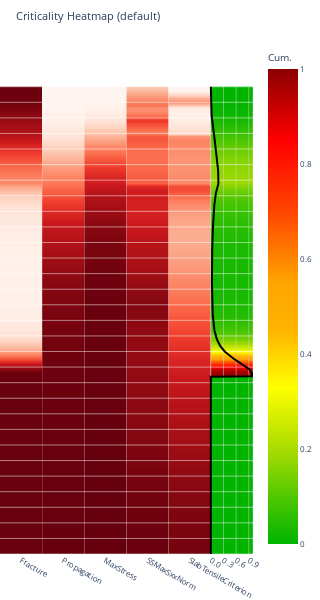
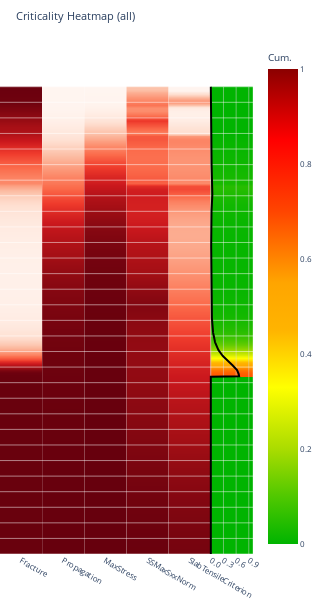
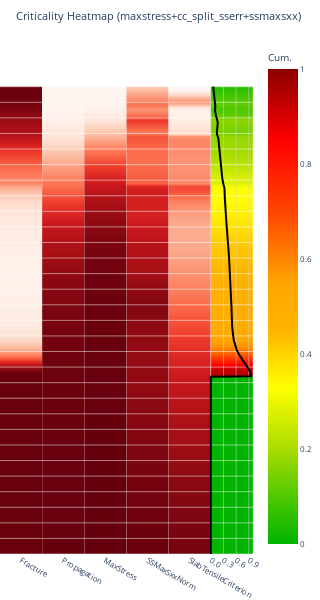
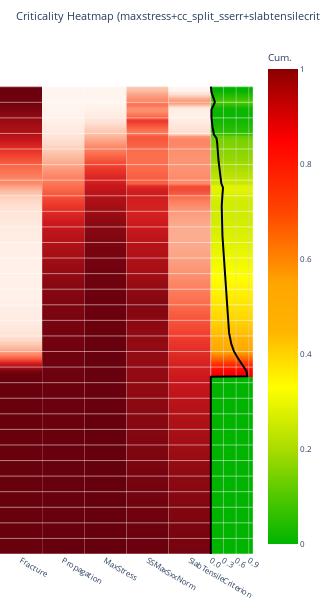

Source (notebook cell) for these figures, in order:
### Code cell
variant_options = [
        "default",
        "all",
        "maxstress+cc_split_sserr+ssmaxsxx",
        "maxstress+cc_split_sserr+slabtensilecriterion",
        "maxstress+cc_split_sserr+ssmaxsxx+slabtensilecriterion",
    ]

for variant in variant_options:
    crit_hm_fig = criticality_heatmap(dataframe, variant=variant)
    crit_hm_fig.show()

### Figure 1 — Plotly figure (JSON) as saved in the notebook; plotly's stock layout.template omitted (floating-point values rounded to 4 significant figures; data arrays with more than 128 entries replaced by an {"elided": "..."} marker saying what was removed)
{"data": [{"colorscale": [[0, "rgb(255,245,240)"], [0.125, "rgb(254,224,210)"], [0.25, "rgb(252,187,161)"], [0.375, "rgb(252,146,114)"], [0.5, "rgb(251,106,74)"], [0.625, "rgb(239,59,44)"], [0.75, "rgb(203,24,29)"], [0.875, "rgb(165,15,21)"], [1, "rgb(103,0,13)"]], "hoverinfo": "skip", "name": "cc", "reversescale": false, "showscale": false, "type": "heatmap", "x": [0, 0.5, 1], "y": {"elided": "1500 float values"}, "z": {"elided": "1500x2 float values"}, "zmax": 1, "zmin": 0}, {"colorscale": [[0, "rgb(255,245,240)"], [0.125, "rgb(254,224,210)"], [0.25, "rgb(252,187,161)"], [0.375, "rgb(252,146,114)"], [0.5, "rgb(251,106,74)"], [0.625, "rgb(239,59,44)"], [0.75, "rgb(203,24,29)"], [0.875, "rgb(165,15,21)"], [1, "rgb(103,0,13)"]], "hoverinfo": "skip", "name": "sserr", "reversescale": false, "showscale": false, "type": "heatmap", "x": [1, 1.5, 2], "y": {"elided": "1500 float values"}, "z": {"elided": "1500x2 float values"}, "zmax": 1, "zmin": 0}, {"colorscale": [[0, "rgb(255,245,240)"], [0.125, "rgb(254,224,210)"], [0.25, "rgb(252,187,161)"], [0.375, "rgb(252,146,114)"], [0.5, "rgb(251,106,74)"], [0.625, "rgb(239,59,44)"], [0.75, "rgb(203,24,29)"], [0.875, "rgb(165,15,21)"], [1, "rgb(103,0,13)"]], "hoverinfo": "skip", "name": "max_stress", "reversescale": false, "showscale": false, "type": "heatmap", "x": [2, 2.5, 3], "y": {"elided": "1500 float values"}, "z": {"elided": "1500x2 float values"}, "zmax": 1, "zmin": 0}, {"colorscale": [[0, "rgb(255,245,240)"], [0.125, "rgb(254,224,210)"], [0.25, "rgb(252,187,161)"], [0.375, "rgb(252,146,114)"], [0.5, "rgb(251,106,74)"], [0.625, "rgb(239,59,44)"], [0.75, "rgb(203,24,29)"], [0.875, "rgb(165,15,21)"], [1, "rgb(103,0,13)"]], "hoverinfo": "skip", "name": "ss_max_Sxx_norm", "reversescale": false, "showscale": false, "type": "heatmap", "x": [3, 3.5, 4], "y": {"elided": "1500 float values"}, "z": {"elided": "1500x2 float values"}, "zmax": 1, "zmin": 0}, {"colorscale": [[0, "rgb(255,245,240)"], [0.125, "rgb(254,224,210)"], [0.25, "rgb(252,187,161)"], [0.375, "rgb(252,146,114)"], [0.5, "rgb(251,106,74)"], [0.625, "rgb(239,59,44)"], [0.75, "rgb(203,24,29)"], [0.875, "rgb(165,15,21)"], [1, "rgb(103,0,13)"]], "hoverinfo": "skip", "name": "slab_tensile_criterion", "reversescale": false, "showscale": false, "type": "heatmap", "x": [4, 4.5, 5], "y": {"elided": "1500 float values"}, "z": {"elided": "1500x2 float values"}, "zmax": 1, "zmin": 0}, {"colorbar": {"title": {"text": "Cum."}}, "colorscale": [[0, "rgb(0,180,0)"], [0.1, "rgb(80,200,0)"], [0.2, "rgb(170,220,0)"], [0.33, "yellow"], [0.45, "rgb(255,180,0)"], [0.55, "orange"], [0.7, "orangered"], [0.85, "red"], [1, "darkred"]], "name": "Combined Criticality", "showscale": true, "type": "heatmap", "x": [5, 5.5, 6], "y": {"elided": "1500 float values"}, "z": {"elided": "1500x2 float values"}, "zmax": 1, "zmin": 0}, {"line": {"color": "lightgrey", "width": 0.5}, "mode": "lines", "showlegend": false, "type": "scatter", "x": [5, 5], "y": [0, 3000]}, {"line": {"color": "lightgrey", "width": 0.5}, "mode": "lines", "showlegend": false, "type": "scatter", "x": [5.3, 5.3], "y": [0, 3000]}, {"line": {"color": "lightgrey", "width": 0.5}, "mode": "lines", "showlegend": false, "type": "scatter", "x": [5.6, 5.6], "y": [0, 3000]}, {"line": {"color": "lightgrey", "width": 0.5}, "mode": "lines", "showlegend": false, "type": "scatter", "x": [5.9, 5.9], "y": [0, 3000]}, {"hoverinfo": "skip", "line": {"color": "white", "width": 0.5}, "mode": "lines", "showlegend": false, "type": "scatter", "x": [0, 6], "y": [0, 0]}, {"hoverinfo": "skip", "line": {"color": "white", "width": 0.5}, "mode": "lines", "showlegend": false, "type": "scatter", "x": [0, 6], "y": [100, 100]}, {"hoverinfo": "skip", "line": {"color": "white", "width": 0.5}, "mode": "lines", "showlegend": false, "type": "scatter", "x": [0, 6], "y": [200, 200]}, {"hoverinfo": "skip", "line": {"color": "white", "width": 0.5}, "mode": "lines", "showlegend": false, "type": "scatter", "x": [0, 6], "y": [300, 300]}, {"hoverinfo": "skip", "line": {"color": "white", "width": 0.5}, "mode": "lines", "showlegend": false, "type": "scatter", "x": [0, 6], "y": [400, 400]}, {"hoverinfo": "skip", "line": {"color": "white", "width": 0.5}, "mode": "lines", "showlegend": false, "type": "scatter", "x": [0, 6], "y": [500, 500]}, {"hoverinfo": "skip", "line": {"color": "white", "width": 0.5}, "mode": "lines", "showlegend": false, "type": "scatter", "x": [0, 6], "y": [600, 600]}, {"hoverinfo": "skip", "line": {"color": "white", "width": 0.5}, "mode": "lines", "showlegend": false, "type": "scatter", "x": [0, 6], "y": [700, 700]}, {"hoverinfo": "skip", "line": {"color": "white", "width": 0.5}, "mode": "lines", "showlegend": false, "type": "scatter", "x": [0, 6], "y": [800, 800]}, {"hoverinfo": "skip", "line": {"color": "white", "width": 0.5}, "mode": "lines", "showlegend": false, "type": "scatter", "x": [0, 6], "y": [900, 900]}, {"hoverinfo": "skip", "line": {"color": "white", "width": 0.5}, "mode": "lines", "showlegend": false, "type": "scatter", "x": [0, 6], "y": [1000, 1000]}, {"hoverinfo": "skip", "line": {"color": "white", "width": 0.5}, "mode": "lines", "showlegend": false, "type": "scatter", "x": [0, 6], "y": [1100, 1100]}, {"hoverinfo": "skip", "line": {"color": "white", "width": 0.5}, "mode": "lines", "showlegend": false, "type": "scatter", "x": [0, 6], "y": [1200, 1200]}, {"hoverinfo": "skip", "line": {"color": "white", "width": 0.5}, "mode": "lines", "showlegend": false, "type": "scatter", "x": [0, 6], "y": [1300, 1300]}, {"hoverinfo": "skip", "line": {"color": "white", "width": 0.5}, "mode": "lines", "showlegend": false, "type": "scatter", "x": [0, 6], "y": [1400, 1400]}, {"hoverinfo": "skip", "line": {"color": "white", "width": 0.5}, "mode": "lines", "showlegend": false, "type": "scatter", "x": [0, 6], "y": [1500, 1500]}, {"hoverinfo": "skip", "line": {"color": "white", "width": 0.5}, "mode": "lines", "showlegend": false, "type": "scatter", "x": [0, 6], "y": [1600, 1600]}, {"hoverinfo": "skip", "line": {"color": "white", "width": 0.5}, "mode": "lines", "showlegend": false, "type": "scatter", "x": [0, 6], "y": [1700, 1700]}, {"hoverinfo": "skip", "line": {"color": "white", "width": 0.5}, "mode": "lines", "showlegend": false, "type": "scatter", "x": [0, 6], "y": [1800, 1800]}, {"hoverinfo": "skip", "line": {"color": "white", "width": 0.5}, "mode": "lines", "showlegend": false, "type": "scatter", "x": [0, 6], "y": [1900, 1900]}, {"hoverinfo": "skip", "line": {"color": "white", "width": 0.5}, "mode": "lines", "showlegend": false, "type": "scatter", "x": [0, 6], "y": [2000, 2000]}, {"hoverinfo": "skip", "line": {"color": "white", "width": 0.5}, "mode": "lines", "showlegend": false, "type": "scatter", "x": [0, 6], "y": [2100, 2100]}, {"hoverinfo": "skip", "line": {"color": "white", "width": 0.5}, "mode": "lines", "showlegend": false, "type": "scatter", "x": [0, 6], "y": [2200, 2200]}, {"hoverinfo": "skip", "line": {"color": "white", "width": 0.5}, "mode": "lines", "showlegend": false, "type": "scatter", "x": [0, 6], "y": [2300, 2300]}, {"hoverinfo": "skip", "line": {"color": "white", "width": 0.5}, "mode": "lines", "showlegend": false, "type": "scatter", "x": [0, 6], "y": [2400, 2400]}, {"hoverinfo": "skip", "line": {"color": "white", "width": 0.5}, "mode": "lines", "showlegend": false, "type": "scatter", "x": [0, 6], "y": [2500, 2500]}, {"hoverinfo": "skip", "line": {"color": "white", "width": 0.5}, "mode": "lines", "showlegend": false, "type": "scatter", "x": [0, 6], "y": [2600, 2600]}, {"hoverinfo": "skip", "line": {"color": "white", "width": 0.5}, "mode": "lines", "showlegend": false, "type": "scatter", "x": [0, 6], "y": [2700, 2700]}, {"hoverinfo": "skip", "line": {"color": "white", "width": 0.5}, "mode": "lines", "showlegend": false, "type": "scatter", "x": [0, 6], "y": [2800, 2800]}, {"hoverinfo": "skip", "line": {"color": "white", "width": 0.5}, "mode": "lines", "showlegend": false, "type": "scatter", "x": [0, 6], "y": [2900, 2900]}, {"hoverinfo": "skip", "line": {"color": "white", "width": 0.5}, "mode": "lines", "showlegend": false, "type": "scatter", "x": [0, 6], "y": [3000, 3000]}, {"line": {"color": "black", "width": 2}, "mode": "lines", "showlegend": false, "type": "scatter", "x": {"elided": "1500 float values"}, "y": {"elided": "1500 float values"}}], "layout": {"font": {"size": 8}, "height": 600, "margin": {"b": 40, "l": 0, "r": 0, "t": 40}, "paper_bgcolor": "white", "plot_bgcolor": "white", "title": {"text": "Criticality Heatmap (default)"}, "width": 300, "xaxis": {"range": [0, 6], "ticktext": ["Fracture", "Propagation", "MaxStress", "SSMaxSxxNorm", "SlabTensileCriterion", "0.0", "0.3", "0.6", "0.9"], "tickvals": [0.5, 1.5, 2.5, 3.5, 4.5, 5, 5.3, 5.6, 5.9]}, "yaxis": {"autorange": false, "domain": [0, 1], "range": [3000, -300], "showticklabels": false}}}

### Figure 2 — Plotly figure (JSON) as saved in the notebook; plotly's stock layout.template omitted (floating-point values rounded to 4 significant figures; data arrays with more than 128 entries replaced by an {"elided": "..."} marker saying what was removed)
{"data": [{"colorscale": [[0, "rgb(255,245,240)"], [0.125, "rgb(254,224,210)"], [0.25, "rgb(252,187,161)"], [0.375, "rgb(252,146,114)"], [0.5, "rgb(251,106,74)"], [0.625, "rgb(239,59,44)"], [0.75, "rgb(203,24,29)"], [0.875, "rgb(165,15,21)"], [1, "rgb(103,0,13)"]], "hoverinfo": "skip", "name": "cc", "reversescale": false, "showscale": false, "type": "heatmap", "x": [0, 0.5, 1], "y": {"elided": "1500 float values"}, "z": {"elided": "1500x2 float values"}, "zmax": 1, "zmin": 0}, {"colorscale": [[0, "rgb(255,245,240)"], [0.125, "rgb(254,224,210)"], [0.25, "rgb(252,187,161)"], [0.375, "rgb(252,146,114)"], [0.5, "rgb(251,106,74)"], [0.625, "rgb(239,59,44)"], [0.75, "rgb(203,24,29)"], [0.875, "rgb(165,15,21)"], [1, "rgb(103,0,13)"]], "hoverinfo": "skip", "name": "sserr", "reversescale": false, "showscale": false, "type": "heatmap", "x": [1, 1.5, 2], "y": {"elided": "1500 float values"}, "z": {"elided": "1500x2 float values"}, "zmax": 1, "zmin": 0}, {"colorscale": [[0, "rgb(255,245,240)"], [0.125, "rgb(254,224,210)"], [0.25, "rgb(252,187,161)"], [0.375, "rgb(252,146,114)"], [0.5, "rgb(251,106,74)"], [0.625, "rgb(239,59,44)"], [0.75, "rgb(203,24,29)"], [0.875, "rgb(165,15,21)"], [1, "rgb(103,0,13)"]], "hoverinfo": "skip", "name": "max_stress", "reversescale": false, "showscale": false, "type": "heatmap", "x": [2, 2.5, 3], "y": {"elided": "1500 float values"}, "z": {"elided": "1500x2 float values"}, "zmax": 1, "zmin": 0}, {"colorscale": [[0, "rgb(255,245,240)"], [0.125, "rgb(254,224,210)"], [0.25, "rgb(252,187,161)"], [0.375, "rgb(252,146,114)"], [0.5, "rgb(251,106,74)"], [0.625, "rgb(239,59,44)"], [0.75, "rgb(203,24,29)"], [0.875, "rgb(165,15,21)"], [1, "rgb(103,0,13)"]], "hoverinfo": "skip", "name": "ss_max_Sxx_norm", "reversescale": false, "showscale": false, "type": "heatmap", "x": [3, 3.5, 4], "y": {"elided": "1500 float values"}, "z": {"elided": "1500x2 float values"}, "zmax": 1, "zmin": 0}, {"colorscale": [[0, "rgb(255,245,240)"], [0.125, "rgb(254,224,210)"], [0.25, "rgb(252,187,161)"], [0.375, "rgb(252,146,114)"], [0.5, "rgb(251,106,74)"], [0.625, "rgb(239,59,44)"], [0.75, "rgb(203,24,29)"], [0.875, "rgb(165,15,21)"], [1, "rgb(103,0,13)"]], "hoverinfo": "skip", "name": "slab_tensile_criterion", "reversescale": false, "showscale": false, "type": "heatmap", "x": [4, 4.5, 5], "y": {"elided": "1500 float values"}, "z": {"elided": "1500x2 float values"}, "zmax": 1, "zmin": 0}, {"colorbar": {"title": {"text": "Cum."}}, "colorscale": [[0, "rgb(0,180,0)"], [0.1, "rgb(80,200,0)"], [0.2, "rgb(170,220,0)"], [0.33, "yellow"], [0.45, "rgb(255,180,0)"], [0.55, "orange"], [0.7, "orangered"], [0.85, "red"], [1, "darkred"]], "name": "Combined Criticality", "showscale": true, "type": "heatmap", "x": [5, 5.5, 6], "y": {"elided": "1500 float values"}, "z": {"elided": "1500x2 float values"}, "zmax": 1, "zmin": 0}, {"line": {"color": "lightgrey", "width": 0.5}, "mode": "lines", "showlegend": false, "type": "scatter", "x": [5, 5], "y": [0, 3000]}, {"line": {"color": "lightgrey", "width": 0.5}, "mode": "lines", "showlegend": false, "type": "scatter", "x": [5.3, 5.3], "y": [0, 3000]}, {"line": {"color": "lightgrey", "width": 0.5}, "mode": "lines", "showlegend": false, "type": "scatter", "x": [5.6, 5.6], "y": [0, 3000]}, {"line": {"color": "lightgrey", "width": 0.5}, "mode": "lines", "showlegend": false, "type": "scatter", "x": [5.9, 5.9], "y": [0, 3000]}, {"hoverinfo": "skip", "line": {"color": "white", "width": 0.5}, "mode": "lines", "showlegend": false, "type": "scatter", "x": [0, 6], "y": [0, 0]}, {"hoverinfo": "skip", "line": {"color": "white", "width": 0.5}, "mode": "lines", "showlegend": false, "type": "scatter", "x": [0, 6], "y": [100, 100]}, {"hoverinfo": "skip", "line": {"color": "white", "width": 0.5}, "mode": "lines", "showlegend": false, "type": "scatter", "x": [0, 6], "y": [200, 200]}, {"hoverinfo": "skip", "line": {"color": "white", "width": 0.5}, "mode": "lines", "showlegend": false, "type": "scatter", "x": [0, 6], "y": [300, 300]}, {"hoverinfo": "skip", "line": {"color": "white", "width": 0.5}, "mode": "lines", "showlegend": false, "type": "scatter", "x": [0, 6], "y": [400, 400]}, {"hoverinfo": "skip", "line": {"color": "white", "width": 0.5}, "mode": "lines", "showlegend": false, "type": "scatter", "x": [0, 6], "y": [500, 500]}, {"hoverinfo": "skip", "line": {"color": "white", "width": 0.5}, "mode": "lines", "showlegend": false, "type": "scatter", "x": [0, 6], "y": [600, 600]}, {"hoverinfo": "skip", "line": {"color": "white", "width": 0.5}, "mode": "lines", "showlegend": false, "type": "scatter", "x": [0, 6], "y": [700, 700]}, {"hoverinfo": "skip", "line": {"color": "white", "width": 0.5}, "mode": "lines", "showlegend": false, "type": "scatter", "x": [0, 6], "y": [800, 800]}, {"hoverinfo": "skip", "line": {"color": "white", "width": 0.5}, "mode": "lines", "showlegend": false, "type": "scatter", "x": [0, 6], "y": [900, 900]}, {"hoverinfo": "skip", "line": {"color": "white", "width": 0.5}, "mode": "lines", "showlegend": false, "type": "scatter", "x": [0, 6], "y": [1000, 1000]}, {"hoverinfo": "skip", "line": {"color": "white", "width": 0.5}, "mode": "lines", "showlegend": false, "type": "scatter", "x": [0, 6], "y": [1100, 1100]}, {"hoverinfo": "skip", "line": {"color": "white", "width": 0.5}, "mode": "lines", "showlegend": false, "type": "scatter", "x": [0, 6], "y": [1200, 1200]}, {"hoverinfo": "skip", "line": {"color": "white", "width": 0.5}, "mode": "lines", "showlegend": false, "type": "scatter", "x": [0, 6], "y": [1300, 1300]}, {"hoverinfo": "skip", "line": {"color": "white", "width": 0.5}, "mode": "lines", "showlegend": false, "type": "scatter", "x": [0, 6], "y": [1400, 1400]}, {"hoverinfo": "skip", "line": {"color": "white", "width": 0.5}, "mode": "lines", "showlegend": false, "type": "scatter", "x": [0, 6], "y": [1500, 1500]}, {"hoverinfo": "skip", "line": {"color": "white", "width": 0.5}, "mode": "lines", "showlegend": false, "type": "scatter", "x": [0, 6], "y": [1600, 1600]}, {"hoverinfo": "skip", "line": {"color": "white", "width": 0.5}, "mode": "lines", "showlegend": false, "type": "scatter", "x": [0, 6], "y": [1700, 1700]}, {"hoverinfo": "skip", "line": {"color": "white", "width": 0.5}, "mode": "lines", "showlegend": false, "type": "scatter", "x": [0, 6], "y": [1800, 1800]}, {"hoverinfo": "skip", "line": {"color": "white", "width": 0.5}, "mode": "lines", "showlegend": false, "type": "scatter", "x": [0, 6], "y": [1900, 1900]}, {"hoverinfo": "skip", "line": {"color": "white", "width": 0.5}, "mode": "lines", "showlegend": false, "type": "scatter", "x": [0, 6], "y": [2000, 2000]}, {"hoverinfo": "skip", "line": {"color": "white", "width": 0.5}, "mode": "lines", "showlegend": false, "type": "scatter", "x": [0, 6], "y": [2100, 2100]}, {"hoverinfo": "skip", "line": {"color": "white", "width": 0.5}, "mode": "lines", "showlegend": false, "type": "scatter", "x": [0, 6], "y": [2200, 2200]}, {"hoverinfo": "skip", "line": {"color": "white", "width": 0.5}, "mode": "lines", "showlegend": false, "type": "scatter", "x": [0, 6], "y": [2300, 2300]}, {"hoverinfo": "skip", "line": {"color": "white", "width": 0.5}, "mode": "lines", "showlegend": false, "type": "scatter", "x": [0, 6], "y": [2400, 2400]}, {"hoverinfo": "skip", "line": {"color": "white", "width": 0.5}, "mode": "lines", "showlegend": false, "type": "scatter", "x": [0, 6], "y": [2500, 2500]}, {"hoverinfo": "skip", "line": {"color": "white", "width": 0.5}, "mode": "lines", "showlegend": false, "type": "scatter", "x": [0, 6], "y": [2600, 2600]}, {"hoverinfo": "skip", "line": {"color": "white", "width": 0.5}, "mode": "lines", "showlegend": false, "type": "scatter", "x": [0, 6], "y": [2700, 2700]}, {"hoverinfo": "skip", "line": {"color": "white", "width": 0.5}, "mode": "lines", "showlegend": false, "type": "scatter", "x": [0, 6], "y": [2800, 2800]}, {"hoverinfo": "skip", "line": {"color": "white", "width": 0.5}, "mode": "lines", "showlegend": false, "type": "scatter", "x": [0, 6], "y": [2900, 2900]}, {"hoverinfo": "skip", "line": {"color": "white", "width": 0.5}, "mode": "lines", "showlegend": false, "type": "scatter", "x": [0, 6], "y": [3000, 3000]}, {"line": {"color": "black", "width": 2}, "mode": "lines", "showlegend": false, "type": "scatter", "x": {"elided": "1500 float values"}, "y": {"elided": "1500 float values"}}], "layout": {"font": {"size": 8}, "height": 600, "margin": {"b": 40, "l": 0, "r": 0, "t": 40}, "paper_bgcolor": "white", "plot_bgcolor": "white", "title": {"text": "Criticality Heatmap (all)"}, "width": 300, "xaxis": {"range": [0, 6], "ticktext": ["Fracture", "Propagation", "MaxStress", "SSMaxSxxNorm", "SlabTensileCriterion", "0.0", "0.3", "0.6", "0.9"], "tickvals": [0.5, 1.5, 2.5, 3.5, 4.5, 5, 5.3, 5.6, 5.9]}, "yaxis": {"autorange": false, "domain": [0, 1], "range": [3000, -300], "showticklabels": false}}}

### Figure 3 — Plotly figure (JSON) as saved in the notebook; plotly's stock layout.template omitted (floating-point values rounded to 4 significant figures; data arrays with more than 128 entries replaced by an {"elided": "..."} marker saying what was removed)
{"data": [{"colorscale": [[0, "rgb(255,245,240)"], [0.125, "rgb(254,224,210)"], [0.25, "rgb(252,187,161)"], [0.375, "rgb(252,146,114)"], [0.5, "rgb(251,106,74)"], [0.625, "rgb(239,59,44)"], [0.75, "rgb(203,24,29)"], [0.875, "rgb(165,15,21)"], [1, "rgb(103,0,13)"]], "hoverinfo": "skip", "name": "cc", "reversescale": false, "showscale": false, "type": "heatmap", "x": [0, 0.5, 1], "y": {"elided": "1500 float values"}, "z": {"elided": "1500x2 float values"}, "zmax": 1, "zmin": 0}, {"colorscale": [[0, "rgb(255,245,240)"], [0.125, "rgb(254,224,210)"], [0.25, "rgb(252,187,161)"], [0.375, "rgb(252,146,114)"], [0.5, "rgb(251,106,74)"], [0.625, "rgb(239,59,44)"], [0.75, "rgb(203,24,29)"], [0.875, "rgb(165,15,21)"], [1, "rgb(103,0,13)"]], "hoverinfo": "skip", "name": "sserr", "reversescale": false, "showscale": false, "type": "heatmap", "x": [1, 1.5, 2], "y": {"elided": "1500 float values"}, "z": {"elided": "1500x2 float values"}, "zmax": 1, "zmin": 0}, {"colorscale": [[0, "rgb(255,245,240)"], [0.125, "rgb(254,224,210)"], [0.25, "rgb(252,187,161)"], [0.375, "rgb(252,146,114)"], [0.5, "rgb(251,106,74)"], [0.625, "rgb(239,59,44)"], [0.75, "rgb(203,24,29)"], [0.875, "rgb(165,15,21)"], [1, "rgb(103,0,13)"]], "hoverinfo": "skip", "name": "max_stress", "reversescale": false, "showscale": false, "type": "heatmap", "x": [2, 2.5, 3], "y": {"elided": "1500 float values"}, "z": {"elided": "1500x2 float values"}, "zmax": 1, "zmin": 0}, {"colorscale": [[0, "rgb(255,245,240)"], [0.125, "rgb(254,224,210)"], [0.25, "rgb(252,187,161)"], [0.375, "rgb(252,146,114)"], [0.5, "rgb(251,106,74)"], [0.625, "rgb(239,59,44)"], [0.75, "rgb(203,24,29)"], [0.875, "rgb(165,15,21)"], [1, "rgb(103,0,13)"]], "hoverinfo": "skip", "name": "ss_max_Sxx_norm", "reversescale": false, "showscale": false, "type": "heatmap", "x": [3, 3.5, 4], "y": {"elided": "1500 float values"}, "z": {"elided": "1500x2 float values"}, "zmax": 1, "zmin": 0}, {"colorscale": [[0, "rgb(255,245,240)"], [0.125, "rgb(254,224,210)"], [0.25, "rgb(252,187,161)"], [0.375, "rgb(252,146,114)"], [0.5, "rgb(251,106,74)"], [0.625, "rgb(239,59,44)"], [0.75, "rgb(203,24,29)"], [0.875, "rgb(165,15,21)"], [1, "rgb(103,0,13)"]], "hoverinfo": "skip", "name": "slab_tensile_criterion", "reversescale": false, "showscale": false, "type": "heatmap", "x": [4, 4.5, 5], "y": {"elided": "1500 float values"}, "z": {"elided": "1500x2 float values"}, "zmax": 1, "zmin": 0}, {"colorbar": {"title": {"text": "Cum."}}, "colorscale": [[0, "rgb(0,180,0)"], [0.1, "rgb(80,200,0)"], [0.2, "rgb(170,220,0)"], [0.33, "yellow"], [0.45, "rgb(255,180,0)"], [0.55, "orange"], [0.7, "orangered"], [0.85, "red"], [1, "darkred"]], "name": "Combined Criticality", "showscale": true, "type": "heatmap", "x": [5, 5.5, 6], "y": {"elided": "1500 float values"}, "z": {"elided": "1500x2 float values"}, "zmax": 1, "zmin": 0}, {"line": {"color": "lightgrey", "width": 0.5}, "mode": "lines", "showlegend": false, "type": "scatter", "x": [5, 5], "y": [0, 3000]}, {"line": {"color": "lightgrey", "width": 0.5}, "mode": "lines", "showlegend": false, "type": "scatter", "x": [5.3, 5.3], "y": [0, 3000]}, {"line": {"color": "lightgrey", "width": 0.5}, "mode": "lines", "showlegend": false, "type": "scatter", "x": [5.6, 5.6], "y": [0, 3000]}, {"line": {"color": "lightgrey", "width": 0.5}, "mode": "lines", "showlegend": false, "type": "scatter", "x": [5.9, 5.9], "y": [0, 3000]}, {"hoverinfo": "skip", "line": {"color": "white", "width": 0.5}, "mode": "lines", "showlegend": false, "type": "scatter", "x": [0, 6], "y": [0, 0]}, {"hoverinfo": "skip", "line": {"color": "white", "width": 0.5}, "mode": "lines", "showlegend": false, "type": "scatter", "x": [0, 6], "y": [100, 100]}, {"hoverinfo": "skip", "line": {"color": "white", "width": 0.5}, "mode": "lines", "showlegend": false, "type": "scatter", "x": [0, 6], "y": [200, 200]}, {"hoverinfo": "skip", "line": {"color": "white", "width": 0.5}, "mode": "lines", "showlegend": false, "type": "scatter", "x": [0, 6], "y": [300, 300]}, {"hoverinfo": "skip", "line": {"color": "white", "width": 0.5}, "mode": "lines", "showlegend": false, "type": "scatter", "x": [0, 6], "y": [400, 400]}, {"hoverinfo": "skip", "line": {"color": "white", "width": 0.5}, "mode": "lines", "showlegend": false, "type": "scatter", "x": [0, 6], "y": [500, 500]}, {"hoverinfo": "skip", "line": {"color": "white", "width": 0.5}, "mode": "lines", "showlegend": false, "type": "scatter", "x": [0, 6], "y": [600, 600]}, {"hoverinfo": "skip", "line": {"color": "white", "width": 0.5}, "mode": "lines", "showlegend": false, "type": "scatter", "x": [0, 6], "y": [700, 700]}, {"hoverinfo": "skip", "line": {"color": "white", "width": 0.5}, "mode": "lines", "showlegend": false, "type": "scatter", "x": [0, 6], "y": [800, 800]}, {"hoverinfo": "skip", "line": {"color": "white", "width": 0.5}, "mode": "lines", "showlegend": false, "type": "scatter", "x": [0, 6], "y": [900, 900]}, {"hoverinfo": "skip", "line": {"color": "white", "width": 0.5}, "mode": "lines", "showlegend": false, "type": "scatter", "x": [0, 6], "y": [1000, 1000]}, {"hoverinfo": "skip", "line": {"color": "white", "width": 0.5}, "mode": "lines", "showlegend": false, "type": "scatter", "x": [0, 6], "y": [1100, 1100]}, {"hoverinfo": "skip", "line": {"color": "white", "width": 0.5}, "mode": "lines", "showlegend": false, "type": "scatter", "x": [0, 6], "y": [1200, 1200]}, {"hoverinfo": "skip", "line": {"color": "white", "width": 0.5}, "mode": "lines", "showlegend": false, "type": "scatter", "x": [0, 6], "y": [1300, 1300]}, {"hoverinfo": "skip", "line": {"color": "white", "width": 0.5}, "mode": "lines", "showlegend": false, "type": "scatter", "x": [0, 6], "y": [1400, 1400]}, {"hoverinfo": "skip", "line": {"color": "white", "width": 0.5}, "mode": "lines", "showlegend": false, "type": "scatter", "x": [0, 6], "y": [1500, 1500]}, {"hoverinfo": "skip", "line": {"color": "white", "width": 0.5}, "mode": "lines", "showlegend": false, "type": "scatter", "x": [0, 6], "y": [1600, 1600]}, {"hoverinfo": "skip", "line": {"color": "white", "width": 0.5}, "mode": "lines", "showlegend": false, "type": "scatter", "x": [0, 6], "y": [1700, 1700]}, {"hoverinfo": "skip", "line": {"color": "white", "width": 0.5}, "mode": "lines", "showlegend": false, "type": "scatter", "x": [0, 6], "y": [1800, 1800]}, {"hoverinfo": "skip", "line": {"color": "white", "width": 0.5}, "mode": "lines", "showlegend": false, "type": "scatter", "x": [0, 6], "y": [1900, 1900]}, {"hoverinfo": "skip", "line": {"color": "white", "width": 0.5}, "mode": "lines", "showlegend": false, "type": "scatter", "x": [0, 6], "y": [2000, 2000]}, {"hoverinfo": "skip", "line": {"color": "white", "width": 0.5}, "mode": "lines", "showlegend": false, "type": "scatter", "x": [0, 6], "y": [2100, 2100]}, {"hoverinfo": "skip", "line": {"color": "white", "width": 0.5}, "mode": "lines", "showlegend": false, "type": "scatter", "x": [0, 6], "y": [2200, 2200]}, {"hoverinfo": "skip", "line": {"color": "white", "width": 0.5}, "mode": "lines", "showlegend": false, "type": "scatter", "x": [0, 6], "y": [2300, 2300]}, {"hoverinfo": "skip", "line": {"color": "white", "width": 0.5}, "mode": "lines", "showlegend": false, "type": "scatter", "x": [0, 6], "y": [2400, 2400]}, {"hoverinfo": "skip", "line": {"color": "white", "width": 0.5}, "mode": "lines", "showlegend": false, "type": "scatter", "x": [0, 6], "y": [2500, 2500]}, {"hoverinfo": "skip", "line": {"color": "white", "width": 0.5}, "mode": "lines", "showlegend": false, "type": "scatter", "x": [0, 6], "y": [2600, 2600]}, {"hoverinfo": "skip", "line": {"color": "white", "width": 0.5}, "mode": "lines", "showlegend": false, "type": "scatter", "x": [0, 6], "y": [2700, 2700]}, {"hoverinfo": "skip", "line": {"color": "white", "width": 0.5}, "mode": "lines", "showlegend": false, "type": "scatter", "x": [0, 6], "y": [2800, 2800]}, {"hoverinfo": "skip", "line": {"color": "white", "width": 0.5}, "mode": "lines", "showlegend": false, "type": "scatter", "x": [0, 6], "y": [2900, 2900]}, {"hoverinfo": "skip", "line": {"color": "white", "width": 0.5}, "mode": "lines", "showlegend": false, "type": "scatter", "x": [0, 6], "y": [3000, 3000]}, {"line": {"color": "black", "width": 2}, "mode": "lines", "showlegend": false, "type": "scatter", "x": {"elided": "1500 float values"}, "y": {"elided": "1500 float values"}}], "layout": {"font": {"size": 8}, "height": 600, "margin": {"b": 40, "l": 0, "r": 0, "t": 40}, "paper_bgcolor": "white", "plot_bgcolor": "white", "title": {"text": "Criticality Heatmap (maxstress+cc_split_sserr+ssmaxsxx)"}, "width": 300, "xaxis": {"range": [0, 6], "ticktext": ["Fracture", "Propagation", "MaxStress", "SSMaxSxxNorm", "SlabTensileCriterion", "0.0", "0.3", "0.6", "0.9"], "tickvals": [0.5, 1.5, 2.5, 3.5, 4.5, 5, 5.3, 5.6, 5.9]}, "yaxis": {"autorange": false, "domain": [0, 1], "range": [3000, -300], "showticklabels": false}}}

### Figure 4 — Plotly figure (JSON) as saved in the notebook; plotly's stock layout.template omitted (floating-point values rounded to 4 significant figures; data arrays with more than 128 entries replaced by an {"elided": "..."} marker saying what was removed)
{"data": [{"colorscale": [[0, "rgb(255,245,240)"], [0.125, "rgb(254,224,210)"], [0.25, "rgb(252,187,161)"], [0.375, "rgb(252,146,114)"], [0.5, "rgb(251,106,74)"], [0.625, "rgb(239,59,44)"], [0.75, "rgb(203,24,29)"], [0.875, "rgb(165,15,21)"], [1, "rgb(103,0,13)"]], "hoverinfo": "skip", "name": "cc", "reversescale": false, "showscale": false, "type": "heatmap", "x": [0, 0.5, 1], "y": {"elided": "1500 float values"}, "z": {"elided": "1500x2 float values"}, "zmax": 1, "zmin": 0}, {"colorscale": [[0, "rgb(255,245,240)"], [0.125, "rgb(254,224,210)"], [0.25, "rgb(252,187,161)"], [0.375, "rgb(252,146,114)"], [0.5, "rgb(251,106,74)"], [0.625, "rgb(239,59,44)"], [0.75, "rgb(203,24,29)"], [0.875, "rgb(165,15,21)"], [1, "rgb(103,0,13)"]], "hoverinfo": "skip", "name": "sserr", "reversescale": false, "showscale": false, "type": "heatmap", "x": [1, 1.5, 2], "y": {"elided": "1500 float values"}, "z": {"elided": "1500x2 float values"}, "zmax": 1, "zmin": 0}, {"colorscale": [[0, "rgb(255,245,240)"], [0.125, "rgb(254,224,210)"], [0.25, "rgb(252,187,161)"], [0.375, "rgb(252,146,114)"], [0.5, "rgb(251,106,74)"], [0.625, "rgb(239,59,44)"], [0.75, "rgb(203,24,29)"], [0.875, "rgb(165,15,21)"], [1, "rgb(103,0,13)"]], "hoverinfo": "skip", "name": "max_stress", "reversescale": false, "showscale": false, "type": "heatmap", "x": [2, 2.5, 3], "y": {"elided": "1500 float values"}, "z": {"elided": "1500x2 float values"}, "zmax": 1, "zmin": 0}, {"colorscale": [[0, "rgb(255,245,240)"], [0.125, "rgb(254,224,210)"], [0.25, "rgb(252,187,161)"], [0.375, "rgb(252,146,114)"], [0.5, "rgb(251,106,74)"], [0.625, "rgb(239,59,44)"], [0.75, "rgb(203,24,29)"], [0.875, "rgb(165,15,21)"], [1, "rgb(103,0,13)"]], "hoverinfo": "skip", "name": "ss_max_Sxx_norm", "reversescale": false, "showscale": false, "type": "heatmap", "x": [3, 3.5, 4], "y": {"elided": "1500 float values"}, "z": {"elided": "1500x2 float values"}, "zmax": 1, "zmin": 0}, {"colorscale": [[0, "rgb(255,245,240)"], [0.125, "rgb(254,224,210)"], [0.25, "rgb(252,187,161)"], [0.375, "rgb(252,146,114)"], [0.5, "rgb(251,106,74)"], [0.625, "rgb(239,59,44)"], [0.75, "rgb(203,24,29)"], [0.875, "rgb(165,15,21)"], [1, "rgb(103,0,13)"]], "hoverinfo": "skip", "name": "slab_tensile_criterion", "reversescale": false, "showscale": false, "type": "heatmap", "x": [4, 4.5, 5], "y": {"elided": "1500 float values"}, "z": {"elided": "1500x2 float values"}, "zmax": 1, "zmin": 0}, {"colorbar": {"title": {"text": "Cum."}}, "colorscale": [[0, "rgb(0,180,0)"], [0.1, "rgb(80,200,0)"], [0.2, "rgb(170,220,0)"], [0.33, "yellow"], [0.45, "rgb(255,180,0)"], [0.55, "orange"], [0.7, "orangered"], [0.85, "red"], [1, "darkred"]], "name": "Combined Criticality", "showscale": true, "type": "heatmap", "x": [5, 5.5, 6], "y": {"elided": "1500 float values"}, "z": {"elided": "1500x2 float values"}, "zmax": 1, "zmin": 0}, {"line": {"color": "lightgrey", "width": 0.5}, "mode": "lines", "showlegend": false, "type": "scatter", "x": [5, 5], "y": [0, 3000]}, {"line": {"color": "lightgrey", "width": 0.5}, "mode": "lines", "showlegend": false, "type": "scatter", "x": [5.3, 5.3], "y": [0, 3000]}, {"line": {"color": "lightgrey", "width": 0.5}, "mode": "lines", "showlegend": false, "type": "scatter", "x": [5.6, 5.6], "y": [0, 3000]}, {"line": {"color": "lightgrey", "width": 0.5}, "mode": "lines", "showlegend": false, "type": "scatter", "x": [5.9, 5.9], "y": [0, 3000]}, {"hoverinfo": "skip", "line": {"color": "white", "width": 0.5}, "mode": "lines", "showlegend": false, "type": "scatter", "x": [0, 6], "y": [0, 0]}, {"hoverinfo": "skip", "line": {"color": "white", "width": 0.5}, "mode": "lines", "showlegend": false, "type": "scatter", "x": [0, 6], "y": [100, 100]}, {"hoverinfo": "skip", "line": {"color": "white", "width": 0.5}, "mode": "lines", "showlegend": false, "type": "scatter", "x": [0, 6], "y": [200, 200]}, {"hoverinfo": "skip", "line": {"color": "white", "width": 0.5}, "mode": "lines", "showlegend": false, "type": "scatter", "x": [0, 6], "y": [300, 300]}, {"hoverinfo": "skip", "line": {"color": "white", "width": 0.5}, "mode": "lines", "showlegend": false, "type": "scatter", "x": [0, 6], "y": [400, 400]}, {"hoverinfo": "skip", "line": {"color": "white", "width": 0.5}, "mode": "lines", "showlegend": false, "type": "scatter", "x": [0, 6], "y": [500, 500]}, {"hoverinfo": "skip", "line": {"color": "white", "width": 0.5}, "mode": "lines", "showlegend": false, "type": "scatter", "x": [0, 6], "y": [600, 600]}, {"hoverinfo": "skip", "line": {"color": "white", "width": 0.5}, "mode": "lines", "showlegend": false, "type": "scatter", "x": [0, 6], "y": [700, 700]}, {"hoverinfo": "skip", "line": {"color": "white", "width": 0.5}, "mode": "lines", "showlegend": false, "type": "scatter", "x": [0, 6], "y": [800, 800]}, {"hoverinfo": "skip", "line": {"color": "white", "width": 0.5}, "mode": "lines", "showlegend": false, "type": "scatter", "x": [0, 6], "y": [900, 900]}, {"hoverinfo": "skip", "line": {"color": "white", "width": 0.5}, "mode": "lines", "showlegend": false, "type": "scatter", "x": [0, 6], "y": [1000, 1000]}, {"hoverinfo": "skip", "line": {"color": "white", "width": 0.5}, "mode": "lines", "showlegend": false, "type": "scatter", "x": [0, 6], "y": [1100, 1100]}, {"hoverinfo": "skip", "line": {"color": "white", "width": 0.5}, "mode": "lines", "showlegend": false, "type": "scatter", "x": [0, 6], "y": [1200, 1200]}, {"hoverinfo": "skip", "line": {"color": "white", "width": 0.5}, "mode": "lines", "showlegend": false, "type": "scatter", "x": [0, 6], "y": [1300, 1300]}, {"hoverinfo": "skip", "line": {"color": "white", "width": 0.5}, "mode": "lines", "showlegend": false, "type": "scatter", "x": [0, 6], "y": [1400, 1400]}, {"hoverinfo": "skip", "line": {"color": "white", "width": 0.5}, "mode": "lines", "showlegend": false, "type": "scatter", "x": [0, 6], "y": [1500, 1500]}, {"hoverinfo": "skip", "line": {"color": "white", "width": 0.5}, "mode": "lines", "showlegend": false, "type": "scatter", "x": [0, 6], "y": [1600, 1600]}, {"hoverinfo": "skip", "line": {"color": "white", "width": 0.5}, "mode": "lines", "showlegend": false, "type": "scatter", "x": [0, 6], "y": [1700, 1700]}, {"hoverinfo": "skip", "line": {"color": "white", "width": 0.5}, "mode": "lines", "showlegend": false, "type": "scatter", "x": [0, 6], "y": [1800, 1800]}, {"hoverinfo": "skip", "line": {"color": "white", "width": 0.5}, "mode": "lines", "showlegend": false, "type": "scatter", "x": [0, 6], "y": [1900, 1900]}, {"hoverinfo": "skip", "line": {"color": "white", "width": 0.5}, "mode": "lines", "showlegend": false, "type": "scatter", "x": [0, 6], "y": [2000, 2000]}, {"hoverinfo": "skip", "line": {"color": "white", "width": 0.5}, "mode": "lines", "showlegend": false, "type": "scatter", "x": [0, 6], "y": [2100, 2100]}, {"hoverinfo": "skip", "line": {"color": "white", "width": 0.5}, "mode": "lines", "showlegend": false, "type": "scatter", "x": [0, 6], "y": [2200, 2200]}, {"hoverinfo": "skip", "line": {"color": "white", "width": 0.5}, "mode": "lines", "showlegend": false, "type": "scatter", "x": [0, 6], "y": [2300, 2300]}, {"hoverinfo": "skip", "line": {"color": "white", "width": 0.5}, "mode": "lines", "showlegend": false, "type": "scatter", "x": [0, 6], "y": [2400, 2400]}, {"hoverinfo": "skip", "line": {"color": "white", "width": 0.5}, "mode": "lines", "showlegend": false, "type": "scatter", "x": [0, 6], "y": [2500, 2500]}, {"hoverinfo": "skip", "line": {"color": "white", "width": 0.5}, "mode": "lines", "showlegend": false, "type": "scatter", "x": [0, 6], "y": [2600, 2600]}, {"hoverinfo": "skip", "line": {"color": "white", "width": 0.5}, "mode": "lines", "showlegend": false, "type": "scatter", "x": [0, 6], "y": [2700, 2700]}, {"hoverinfo": "skip", "line": {"color": "white", "width": 0.5}, "mode": "lines", "showlegend": false, "type": "scatter", "x": [0, 6], "y": [2800, 2800]}, {"hoverinfo": "skip", "line": {"color": "white", "width": 0.5}, "mode": "lines", "showlegend": false, "type": "scatter", "x": [0, 6], "y": [2900, 2900]}, {"hoverinfo": "skip", "line": {"color": "white", "width": 0.5}, "mode": "lines", "showlegend": false, "type": "scatter", "x": [0, 6], "y": [3000, 3000]}, {"line": {"color": "black", "width": 2}, "mode": "lines", "showlegend": false, "type": "scatter", "x": {"elided": "1500 float values"}, "y": {"elided": "1500 float values"}}], "layout": {"font": {"size": 8}, "height": 600, "margin": {"b": 40, "l": 0, "r": 0, "t": 40}, "paper_bgcolor": "white", "plot_bgcolor": "white", "title": {"text": "Criticality Heatmap (maxstress+cc_split_sserr+slabtensilecriterion)"}, "width": 300, "xaxis": {"range": [0, 6], "ticktext": ["Fracture", "Propagation", "MaxStress", "SSMaxSxxNorm", "SlabTensileCriterion", "0.0", "0.3", "0.6", "0.9"], "tickvals": [0.5, 1.5, 2.5, 3.5, 4.5, 5, 5.3, 5.6, 5.9]}, "yaxis": {"autorange": false, "domain": [0, 1], "range": [3000, -300], "showticklabels": false}}}
